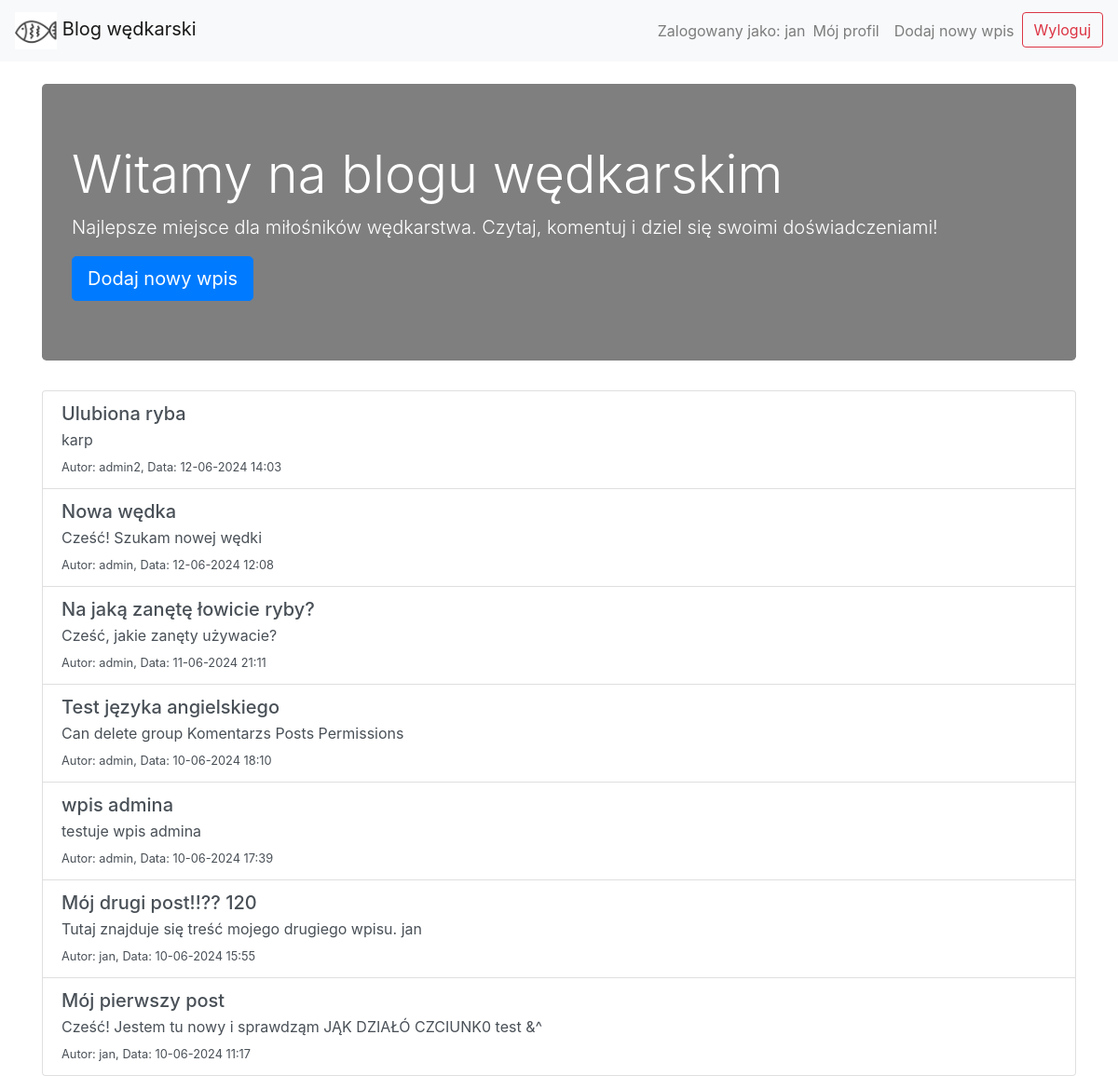
The app's page / (signed in) with its own data.
### blog/models.py (models this page shows, shortened)
class CustomUser(AbstractUser):
    imie = models.CharField(max_length=30, default='Nieznane')
    nazwisko = models.CharField(max_length=30, default='Nieznane')
    wiek = models.PositiveIntegerField(default=0)

class Post(models.Model):
    autor = models.ForeignKey(CustomUser, on_delete=models.CASCADE, verbose_name=_("Autor"))
    tytul = models.CharField(max_length=60, verbose_name=_("Tytuł"))
    tresc = models.TextField(max_length=200, verbose_name=_("Treść"))
    data_publikacji = models.DateTimeField(auto_now_add=True, verbose_name=_("Data publikacji"))
    class Meta:
        verbose_name = _("Post")
        verbose_name_plural = _("Posty")
        permissions = [
            ("can_add_post", _("Może dodać wpis")),
            ("can_change_post", _("Może zmienić wpis")),
            ("can_delete_post", _("Może usunąć wpis")),
        ]

### blog/views.py (the view)
# urls.py: path('', views.index, name='index'),
def index(request):
    if request.user.is_authenticated:
        posts = Post.objects.all().order_by('-data_publikacji')
        return render(request, 'index.html', {'posts': posts})
    else:
        return redirect('login')

### templates/index.html (shortened to what this page needs)
{% extends 'base.html' %}
{% block content %}
<div class="jumbotron text-white" style="background: rgba(0, 0, 0, 0.5);">
    <h1 class="display-4">Witamy na blogu wędkarskim</h1>
    <p class="lead">Najlepsze miejsce dla miłośników wędkarstwa. Czytaj, komentuj i dziel się swoimi doświadczeniami!</p>
    {% if user.is_authenticated %}
        <a class="btn btn-primary btn-lg" href="{% url 'create_post' %}" role="button">Dodaj nowy wpis</a>
    {% else %}
        <a class="btn btn-primary btn-lg" href="{% url 'login' %}" role="button">Zaloguj się</a>
        <a class="btn btn-secondary btn-lg" href="{% url 'register' %}" role="button">Zarejestruj się</a>
    {% endif %}
</div>
{% if user.is_authenticated %}
    <div class="list-group">
        {% for post in posts %}
            <a href="{% url 'post_detail' post.id %}" class="list-group-item list-group-item-action">
                <h5 class="mb-1">{{ post.tytul }}</h5>
                <p class="mb-1">{{ post.tresc|truncatewords:30 }}</p>
                <small>Autor: {{ post.autor.username }}, Data: {{ post.data_publikacji|date:"d-m-Y H:i" }}</small>
            </a>
        {% endfor %}
    </div>
{% else %}
    <p>Musisz być zalogowany, aby zobaczyć posty. <a href="{% url 'login' %}">Zaloguj się</a> lub <a href="{% url 'register' %}">zarejestruj się</a>.</p>
{% endif %}
{% endblock %}

### templates/base.html (shortened to what this page needs)
<!DOCTYPE html>
<html lang="pl">
<head>
    {% load static %}
    <link href="https://stackpath.bootstrapcdn.com/bootstrap/4.5.2/css/bootstrap.min.css" rel="stylesheet">
</head>
<body>
    <nav class="navbar navbar-expand-lg navbar-light bg-light">
        <a class="navbar-brand" href="{% url 'index' %}">
            <img src="{% static 'images/fish_icon.png' %}" alt="Logo">
            Blog wędkarski
        </a>
        <div class="collapse navbar-collapse">
            <ul class="navbar-nav ml-auto">
                {% if user.is_authenticated %}
                    <li class="nav-item">
                        <span class="navbar-text">Zalogowany jako: {{ user.username }}</span>
                    </li>
                    <li class="nav-item">
                        <a class="nav-link" href="{% url 'profile' %}">Mój profil</a>
                    </li>
                    <li class="nav-item">
                        <a class="nav-link" href="{% url 'create_post' %}">Dodaj nowy wpis</a>
                    </li>
                    <li class="nav-item">
                        <form class="form-inline" method="post" action="{% url 'logout' %}">
                            <button class="btn btn-outline-danger" type="submit">Wyloguj</button>
                        </form>
                    </li>
                {% endif %}
            </ul>
        </div>
    </nav>
    <div class="container mt-4">
        {% block content %}{% endblock %}
    </div>
</body>
</html>

### records on screen
CustomUser: username "jan"
Post: tytul "Ulubiona ryba", tresc "karp", autor.username "admin2", data_publikacji "12-06-2024 14:03"
Post: tytul "Nowa wędka", tresc "Cześć! Szukam nowej wędki", autor.username "admin", data_publikacji "12-06-2024 12:08"
Post: tytul "Na jaką zanętę łowicie ryby?", tresc "Cześć, jakie zanęty używacie?", autor.username "admin", data_publikacji "11-06-2024 21:11"
Post: tytul "Test języka angielskiego", tresc "Can delete group Komentarzs Posts Permissions", autor.username "admin", data_publikacji "10-06-2024 18:10"
Post: tytul "wpis admina", tresc "testuje wpis admina", autor.username "admin", data_publikacji "10-06-2024 17:39"
Post: tytul "Mój drugi post!!?? 120", tresc "Tutaj znajduje się treść mojego drugiego wpisu. jan", autor.username "jan", data_publikacji "10-06-2024 15:55"
Post: tytul "Mój pierwszy post", tresc "Cześć! Jestem tu nowy i sprawdząm JĄK DZIAŁÓ CZCIUNK0 test &^", autor.username "jan", data_publikacji "10-06-2024 11:17"
